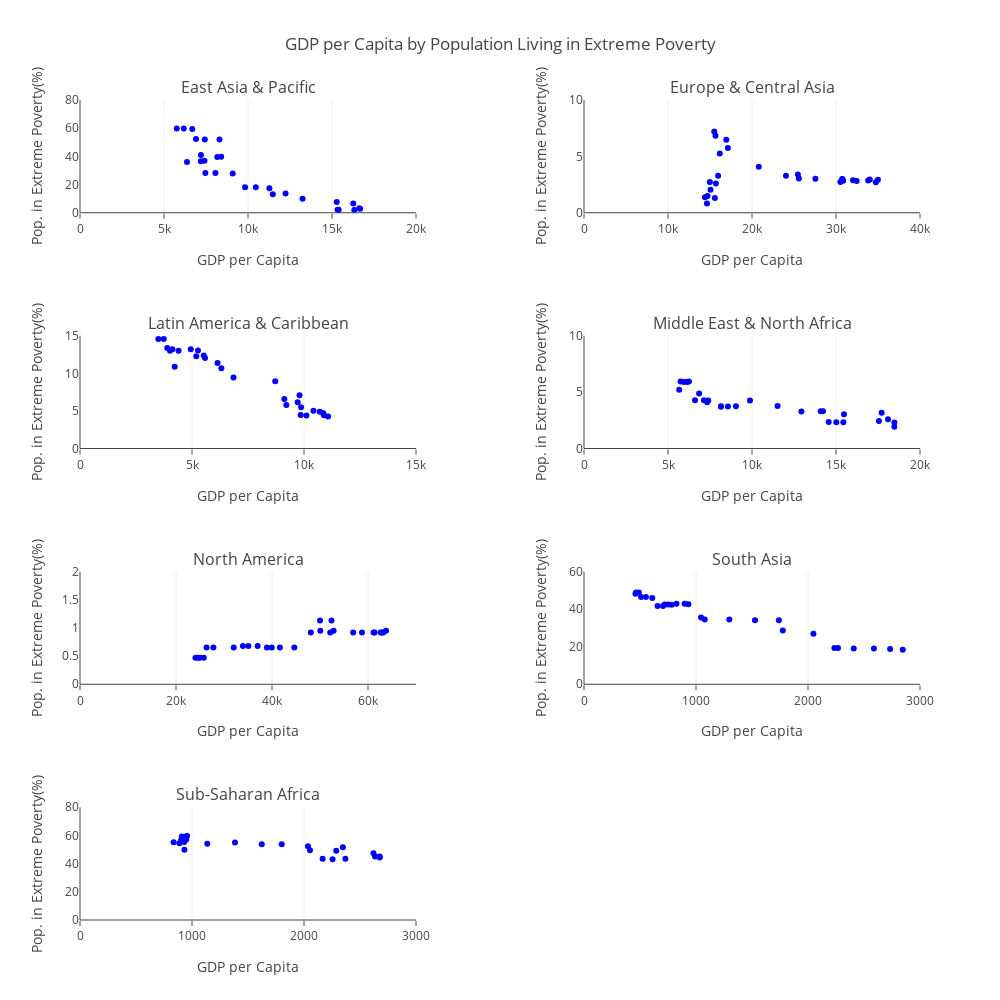

Notebook cell for this chart:
### Code cell
fig = go.Figure()
fig = tools.make_subplots(
        rows=4, 
        cols=2, 
        subplot_titles=[reg for reg in grouped_econ_ext_poverty['Region'].unique()],
        vertical_spacing=0.15,
        horizontal_spacing=0.20)

pop_ext_pov_by_gdp_per_capita = []
for region in grouped_econ_ext_poverty['Region'].unique():
    g_econ_ext_pov_region = grouped_econ_ext_poverty[grouped_econ_ext_poverty['Region'] == region]
    pop_ext_pov_by_gdp_per_capita.append(
        go.Scatter(
            y=g_econ_ext_pov_region['Mean Pop. in Extreme Poverty'], 
            x=g_econ_ext_pov_region['GDP per Capita(US$)'], 
#             name='GDP per Capita(US$)', 
            text=g_econ_ext_pov_region['Text'],
            mode='markers',
            showlegend=False,
            marker=go.scatter.Marker(color='Blue'),
        )
    )

fig['layout'].update(
    go.Layout(
        height=1000,
        width=1000,
        title='GDP per Capita by Population Living in Extreme Poverty',
        xaxis1= go.layout.XAxis(title='GDP per Capita', range=[0, 20000], ticklen=5),
        xaxis2= go.layout.XAxis(title='GDP per Capita', range=[0, 40000], ticklen=5),
        xaxis3= go.layout.XAxis(title='GDP per Capita', range=[0, 15000], ticklen=5),
        xaxis4= go.layout.XAxis(title='GDP per Capita', range=[0, 20000], ticklen=5),
        xaxis5= go.layout.XAxis(title='GDP per Capita', range=[0, 70000], ticklen=5),
        xaxis6= go.layout.XAxis(title='GDP per Capita', range=[0, 3000], ticklen=5),
        xaxis7= go.layout.XAxis(title='GDP per Capita', range=[0, 3000], ticklen=5),
        
        yaxis1= go.layout.YAxis(title='Pop. in Extreme Poverty(%)', range=[0,80], showgrid=False),
        yaxis2= go.layout.YAxis(title='Pop. in Extreme Poverty(%)', range=[0,10], showgrid=False),
        yaxis3= go.layout.YAxis(title='Pop. in Extreme Poverty(%)', range=[0,15], showgrid=False),
        yaxis4= go.layout.YAxis(title='Pop. in Extreme Poverty(%)', range=[0,10], showgrid=False),
        yaxis5= go.layout.YAxis(title='Pop. in Extreme Poverty(%)',  range=[0,2], showgrid=False),
        yaxis6= go.layout.YAxis(title='Pop. in Extreme Poverty(%)', range=[0,60], showgrid=False),
        yaxis7= go.layout.YAxis(title='Pop. in Extreme Poverty(%)', range=[0,80], showgrid=False),
    )
)

for i in range(7):
    col = i%2 + 1
    row = i//2 + 1
        
    fig.append_trace(pop_ext_pov_by_gdp_per_capita[i], row, col)

py(fig, filename='Scatter-Small Multiples GDP per capita and Extreme Poverty Pop. (%)')

### Figure 1 — Plotly figure (JSON) as saved in the notebook; plotly's stock layout.template omitted (floating-point values rounded to 4 significant figures)
{"data": [{"marker": {"color": "Blue"}, "mode": "markers", "showlegend": false, "text": ["GDP: 5759.58 USD<br>Pop. Ext. Poverty: 59.82 %", "GDP: 6176.49 USD<br>Pop. Ext. Poverty: 59.86 %", "GDP: 6683.13 USD<br>Pop. Ext. Poverty: 59.34 %", "GDP: 6903.75 USD<br>Pop. Ext. Poverty: 52.25 %", "GDP: 7429.73 USD<br>Pop. Ext. Poverty: 52.04 %", "GDP: 8302.84 USD<br>Pop. Ext. Poverty: 51.98 %", "GDP: 8404.31 USD<br>Pop. Ext. Poverty: 39.78 %", "GDP: 8168.03 USD<br>Pop. Ext. Poverty: 39.5 %", "GDP: 7196.89 USD<br>Pop. Ext. Poverty: 40.99 %", "GDP: 7409.27 USD<br>Pop. Ext. Poverty: 36.93 %", "GDP: 7191.21 USD<br>Pop. Ext. Poverty: 36.47 %", "GDP: 6366.88 USD<br>Pop. Ext. Poverty: 35.99 %", "GDP: 7461.39 USD<br>Pop. Ext. Poverty: 28.29 %", "GDP: 8061.3 USD<br>Pop. Ext. Poverty: 28.19 %", "GDP: 9089.97 USD<br>Pop. Ext. Poverty: 27.79 %", "GDP: 9826.65 USD<br>Pop. Ext. Poverty: 18.02 %", "GDP: 10463.65 USD<br>Pop. Ext. Poverty: 18.08 %", "GDP: 11273.25 USD<br>Pop. Ext. Poverty: 17.44 %", "GDP: 12235.6 USD<br>Pop. Ext. Poverty: 13.69 %", "GDP: 11476.28 USD<br>Pop. Ext. Poverty: 13.06 %", "GDP: 13248.87 USD<br>Pop. Ext. Poverty: 10.0 %", "GDP: 15280.77 USD<br>Pop. Ext. Poverty: 7.6 %", "GDP: 16265.25 USD<br>Pop. Ext. Poverty: 6.49 %", "GDP: 16618.27 USD<br>Pop. Ext. Poverty: 3.28 %", "GDP: 16675.09 USD<br>Pop. Ext. Poverty: 2.78 %", "GDP: 15329.6 USD<br>Pop. Ext. Poverty: 2.16 %", "GDP: 15397.66 USD<br>Pop. Ext. Poverty: 2.06 %", "GDP: 16328.75 USD<br>Pop. Ext. Poverty: 1.97 %"], "type": "scatter", "uid": "a90eb0af-0e1a-4dcd-8e01-13c028b5a79f", "x": [5760.0, 6176.0, 6683.0, 6904.0, 7430.0, 8303.0, 8404.0, 8168.0, 7197.0, 7409.0, 7191.0, 6367.0, 7461.0, 8061.0, 9090.0, 9827.0, 10460.0, 11270.0, 12240.0, 11480.0, 13250.0, 15280.0, 16270.0, 16620.0, 16680.0, 15330.0, 15400.0, 16330.0], "xaxis": "x", "y": [59.82, 59.86, 59.34, 52.25, 52.04, 51.98, 39.78, 39.5, 40.99, 36.93, 36.47, 35.99, 28.29, 28.19, 27.79, 18.02, 18.08, 17.44, 13.69, 13.06, 10, 7.6, 6.49, 3.28, 2.78, 2.16, 2.06, 1.97], "yaxis": "y"}, {"marker": {"color": "Blue"}, "mode": "markers", "showlegend": false, "text": ["GDP: 14705.76 USD<br>Pop. Ext. Poverty: 1.49 %", "GDP: 14637.02 USD<br>Pop. Ext. Poverty: 0.81 %", "GDP: 15580.44 USD<br>Pop. Ext. Poverty: 1.3 %", "GDP: 14393.48 USD<br>Pop. Ext. Poverty: 1.38 %", "GDP: 15059.69 USD<br>Pop. Ext. Poverty: 2.04 %", "GDP: 15699.49 USD<br>Pop. Ext. Poverty: 2.59 %", "GDP: 15966.68 USD<br>Pop. Ext. Poverty: 3.29 %", "GDP: 14983.16 USD<br>Pop. Ext. Poverty: 2.72 %", "GDP: 16164.53 USD<br>Pop. Ext. Poverty: 5.25 %", "GDP: 16937.35 USD<br>Pop. Ext. Poverty: 6.47 %", "GDP: 15507.99 USD<br>Pop. Ext. Poverty: 7.21 %", "GDP: 15651.25 USD<br>Pop. Ext. Poverty: 6.84 %", "GDP: 17128.3 USD<br>Pop. Ext. Poverty: 5.74 %", "GDP: 20805.43 USD<br>Pop. Ext. Poverty: 4.08 %", "GDP: 24045.12 USD<br>Pop. Ext. Poverty: 3.29 %", "GDP: 25462.98 USD<br>Pop. Ext. Poverty: 3.39 %", "GDP: 27550.42 USD<br>Pop. Ext. Poverty: 3.02 %", "GDP: 32458.44 USD<br>Pop. Ext. Poverty: 2.82 %", "GDP: 34736.73 USD<br>Pop. Ext. Poverty: 2.7 %", "GDP: 30518.99 USD<br>Pop. Ext. Poverty: 2.72 %", "GDP: 30846.88 USD<br>Pop. Ext. Poverty: 2.83 %", "GDP: 33833.97 USD<br>Pop. Ext. Poverty: 2.86 %", "GDP: 32021.69 USD<br>Pop. Ext. Poverty: 2.89 %", "GDP: 34026.57 USD<br>Pop. Ext. Poverty: 2.94 %", "GDP: 34988.76 USD<br>Pop. Ext. Poverty: 2.92 %", "GDP: 30768.52 USD<br>Pop. Ext. Poverty: 2.98 %", "GDP: 30736.76 USD<br>Pop. Ext. Poverty: 3.0 %", "GDP: 25577.76 USD<br>Pop. Ext. Poverty: 3.03 %"], "type": "scatter", "uid": "7e3fb38d-dd4e-4551-a264-c67d13df2b50", "x": [14710.0, 14640.0, 15580.0, 14390.0, 15060.0, 15700.0, 15970.0, 14980.0, 16160.0, 16940.0, 15510.0, 15650.0, 17130.0, 20810.0, 24050.0, 25460.0, 27550.0, 32460.0, 34740.0, 30520.0, 30850.0, 33830.0, 32020.0, 34030.0, 34990.0, 30770.0, 30740.0, 25580.0], "xaxis": "x2", "y": [1.49, 0.81, 1.3, 1.38, 2.04, 2.59, 3.29, 2.72, 5.25, 6.47, 7.21, 6.84, 5.74, 4.08, 3.29, 3.39, 3.02, 2.82, 2.7, 2.72, 2.83, 2.86, 2.89, 2.94, 2.92, 2.98, 3, 3.03], "yaxis": "y2"}, {"marker": {"color": "Blue"}, "mode": "markers", "showlegend": false, "text": ["GDP: 3497.73 USD<br>Pop. Ext. Poverty: 14.56 %", "GDP: 3739.84 USD<br>Pop. Ext. Poverty: 14.56 %", "GDP: 3896.19 USD<br>Pop. Ext. Poverty: 13.38 %", "GDP: 4127.76 USD<br>Pop. Ext. Poverty: 13.22 %", "GDP: 4016.35 USD<br>Pop. Ext. Poverty: 13.01 %", "GDP: 4227.99 USD<br>Pop. Ext. Poverty: 10.89 %", "GDP: 4400.01 USD<br>Pop. Ext. Poverty: 12.99 %", "GDP: 4944.47 USD<br>Pop. Ext. Poverty: 13.2 %", "GDP: 5191.02 USD<br>Pop. Ext. Poverty: 12.26 %", "GDP: 5267.0 USD<br>Pop. Ext. Poverty: 13.04 %", "GDP: 5525.63 USD<br>Pop. Ext. Poverty: 12.38 %", "GDP: 5579.96 USD<br>Pop. Ext. Poverty: 12.03 %", "GDP: 6141.11 USD<br>Pop. Ext. Poverty: 11.37 %", "GDP: 6310.42 USD<br>Pop. Ext. Poverty: 10.69 %", "GDP: 6853.41 USD<br>Pop. Ext. Poverty: 9.43 %", "GDP: 8715.51 USD<br>Pop. Ext. Poverty: 8.96 %", "GDP: 9799.77 USD<br>Pop. Ext. Poverty: 7.07 %", "GDP: 9120.98 USD<br>Pop. Ext. Poverty: 6.59 %", "GDP: 9719.33 USD<br>Pop. Ext. Poverty: 6.16 %", "GDP: 9210.55 USD<br>Pop. Ext. Poverty: 5.8 %", "GDP: 9869.91 USD<br>Pop. Ext. Poverty: 5.49 %", "GDP: 10420.48 USD<br>Pop. Ext. Poverty: 5.02 %", "GDP: 10704.37 USD<br>Pop. Ext. Poverty: 4.88 %", "GDP: 10861.99 USD<br>Pop. Ext. Poverty: 4.68 %", "GDP: 11074.34 USD<br>Pop. Ext. Poverty: 4.25 %", "GDP: 10887.35 USD<br>Pop. Ext. Poverty: 4.42 %", "GDP: 10107.8 USD<br>Pop. Ext. Poverty: 4.39 %", "GDP: 9851.15 USD<br>Pop. Ext. Poverty: 4.45 %"], "type": "scatter", "uid": "f4f0ad83-2624-48e3-b6a6-94a27c62ea01", "x": [3498.0, 3740.0, 3896.0, 4128.0, 4016.0, 4228.0, 4400.0, 4944.0, 5191.0, 5267, 5526.0, 5580.0, 6141.0, 6310.0, 6853.0, 8716.0, 9800.0, 9121.0, 9719.0, 9211.0, 9870.0, 10420.0, 10700.0, 10860.0, 11070.0, 10890.0, 10110.0, 9851.0], "xaxis": "x3", "y": [14.56, 14.56, 13.38, 13.22, 13.01, 10.89, 12.99, 13.2, 12.26, 13.04, 12.38, 12.03, 11.37, 10.69, 9.43, 8.96, 7.07, 6.59, 6.16, 5.8, 5.49, 5.02, 4.88, 4.68, 4.25, 4.42, 4.39, 4.45], "yaxis": "y3"}, {"marker": {"color": "Blue"}, "mode": "markers", "showlegend": false, "text": ["GDP: 6141.28 USD<br>Pop. Ext. Poverty: 5.89 %", "GDP: 5950.17 USD<br>Pop. Ext. Poverty: 5.89 %", "GDP: 6245.16 USD<br>Pop. Ext. Poverty: 5.94 %", "GDP: 5752.2 USD<br>Pop. Ext. Poverty: 5.94 %", "GDP: 5666.45 USD<br>Pop. Ext. Poverty: 5.21 %", "GDP: 6607.53 USD<br>Pop. Ext. Poverty: 4.28 %", "GDP: 7137.95 USD<br>Pop. Ext. Poverty: 4.28 %", "GDP: 7395.96 USD<br>Pop. Ext. Poverty: 4.25 %", "GDP: 6851.93 USD<br>Pop. Ext. Poverty: 4.88 %", "GDP: 7333.61 USD<br>Pop. Ext. Poverty: 4.11 %", "GDP: 8569.13 USD<br>Pop. Ext. Poverty: 3.72 %", "GDP: 8154.55 USD<br>Pop. Ext. Poverty: 3.71 %", "GDP: 8155.84 USD<br>Pop. Ext. Poverty: 3.75 %", "GDP: 9042.56 USD<br>Pop. Ext. Poverty: 3.75 %", "GDP: 9880.43 USD<br>Pop. Ext. Poverty: 4.25 %", "GDP: 11521.16 USD<br>Pop. Ext. Poverty: 3.78 %", "GDP: 12941.75 USD<br>Pop. Ext. Poverty: 3.29 %", "GDP: 14221.95 USD<br>Pop. Ext. Poverty: 3.31 %", "GDP: 17715.52 USD<br>Pop. Ext. Poverty: 3.18 %", "GDP: 14091.26 USD<br>Pop. Ext. Poverty: 3.31 %", "GDP: 15477.9 USD<br>Pop. Ext. Poverty: 3.03 %", "GDP: 17555.35 USD<br>Pop. Ext. Poverty: 2.43 %", "GDP: 18476.0 USD<br>Pop. Ext. Poverty: 2.3 %", "GDP: 18473.1 USD<br>Pop. Ext. Poverty: 1.92 %", "GDP: 18095.0 USD<br>Pop. Ext. Poverty: 2.59 %", "GDP: 15020.16 USD<br>Pop. Ext. Poverty: 2.32 %", "GDP: 14566.07 USD<br>Pop. Ext. Poverty: 2.34 %", "GDP: 15437.45 USD<br>Pop. Ext. Poverty: 2.33 %"], "type": "scatter", "uid": "eebd880e-d1ab-4356-a7df-f847414c612d", "x": [6141.0, 5950.0, 6245.0, 5752.0, 5666.0, 6608.0, 7138.0, 7396.0, 6852.0, 7334.0, 8569.0, 8155.0, 8156.0, 9043.0, 9880.0, 11520.0, 12940.0, 14220.0, 17720.0, 14090.0, 15480.0, 17560.0, 18476, 18470.0, 18095, 15020.0, 14570.0, 15440.0], "xaxis": "x4", "y": [5.89, 5.89, 5.94, 5.94, 5.21, 4.28, 4.28, 4.25, 4.88, 4.11, 3.72, 3.71, 3.75, 3.75, 4.25, 3.78, 3.29, 3.31, 3.18, 3.31, 3.03, 2.43, 2.3, 1.92, 2.59, 2.32, 2.34, 2.33], "yaxis": "y4"}, {"marker": {"color": "Blue"}, "mode": "markers", "showlegend": false, "text": ["GDP: 24055.76 USD<br>Pop. Ext. Poverty: 0.47 %", "GDP: 24590.02 USD<br>Pop. Ext. Poverty: 0.47 %", "GDP: 24977.96 USD<br>Pop. Ext. Poverty: 0.47 %", "GDP: 25794.33 USD<br>Pop. Ext. Poverty: 0.47 %", "GDP: 26370.63 USD<br>Pop. Ext. Poverty: 0.65 %", "GDP: 27783.13 USD<br>Pop. Ext. Poverty: 0.65 %", "GDP: 32026.08 USD<br>Pop. Ext. Poverty: 0.65 %", "GDP: 33940.57 USD<br>Pop. Ext. Poverty: 0.68 %", "GDP: 35069.59 USD<br>Pop. Ext. Poverty: 0.68 %", "GDP: 37011.2 USD<br>Pop. Ext. Poverty: 0.68 %", "GDP: 38952.73 USD<br>Pop. Ext. Poverty: 0.65 %", "GDP: 39949.72 USD<br>Pop. Ext. Poverty: 0.65 %", "GDP: 41638.98 USD<br>Pop. Ext. Poverty: 0.65 %", "GDP: 44653.69 USD<br>Pop. Ext. Poverty: 0.65 %", "GDP: 48087.0 USD<br>Pop. Ext. Poverty: 0.92 %", "GDP: 52126.51 USD<br>Pop. Ext. Poverty: 0.92 %", "GDP: 56912.15 USD<br>Pop. Ext. Poverty: 0.92 %", "GDP: 61151.88 USD<br>Pop. Ext. Poverty: 0.92 %", "GDP: 62867.84 USD<br>Pop. Ext. Poverty: 0.92 %", "GDP: 58746.11 USD<br>Pop. Ext. Poverty: 0.92 %", "GDP: 61373.87 USD<br>Pop. Ext. Poverty: 0.92 %", "GDP: 62646.16 USD<br>Pop. Ext. Poverty: 0.92 %", "GDP: 63186.22 USD<br>Pop. Ext. Poverty: 0.92 %", "GDP: 63757.77 USD<br>Pop. Ext. Poverty: 0.95 %", "GDP: 52833.08 USD<br>Pop. Ext. Poverty: 0.95 %", "GDP: 50065.32 USD<br>Pop. Ext. Poverty: 0.95 %", "GDP: 50005.05 USD<br>Pop. Ext. Poverty: 1.13 %", "GDP: 52399.35 USD<br>Pop. Ext. Poverty: 1.13 %"], "type": "scatter", "uid": "1f77cb93-2962-4640-88e3-3c19398115c0", "x": [24060.0, 24590.0, 24980.0, 25790.0, 26370.0, 27780.0, 32030.0, 33940.0, 35070.0, 37010.0, 38950.0, 39950.0, 41640.0, 44650.0, 48087, 52130.0, 56910.0, 61150.0, 62870.0, 58750.0, 61370.0, 62650.0, 63190.0, 63760.0, 52830.0, 50070.0, 50010.0, 52400.0], "xaxis": "x5", "y": [0.47, 0.47, 0.47, 0.47, 0.65, 0.65, 0.65, 0.68, 0.68, 0.68, 0.65, 0.65, 0.65, 0.65, 0.92, 0.92, 0.92, 0.92, 0.92, 0.92, 0.92, 0.92, 0.92, 0.95, 0.95, 0.95, 1.13, 1.13], "yaxis": "y5"}, {"marker": {"color": "Blue"}, "mode": "markers", "showlegend": false, "text": ["GDP: 459.51 USD<br>Pop. Ext. Poverty: 48.17 %", "GDP: 463.67 USD<br>Pop. Ext. Poverty: 48.8 %", "GDP: 489.66 USD<br>Pop. Ext. Poverty: 48.81 %", "GDP: 510.11 USD<br>Pop. Ext. Poverty: 46.46 %", "GDP: 552.92 USD<br>Pop. Ext. Poverty: 46.47 %", "GDP: 609.58 USD<br>Pop. Ext. Poverty: 45.94 %", "GDP: 656.58 USD<br>Pop. Ext. Poverty: 41.68 %", "GDP: 705.98 USD<br>Pop. Ext. Poverty: 41.67 %", "GDP: 720.69 USD<br>Pop. Ext. Poverty: 42.41 %", "GDP: 751.26 USD<br>Pop. Ext. Poverty: 42.41 %", "GDP: 782.54 USD<br>Pop. Ext. Poverty: 42.32 %", "GDP: 898.19 USD<br>Pop. Ext. Poverty: 42.84 %", "GDP: 825.58 USD<br>Pop. Ext. Poverty: 42.82 %", "GDP: 932.01 USD<br>Pop. Ext. Poverty: 42.54 %", "GDP: 1045.07 USD<br>Pop. Ext. Poverty: 35.52 %", "GDP: 1077.91 USD<br>Pop. Ext. Poverty: 34.48 %", "GDP: 1297.46 USD<br>Pop. Ext. Poverty: 34.41 %", "GDP: 1527.08 USD<br>Pop. Ext. Poverty: 34.06 %", "GDP: 1740.08 USD<br>Pop. Ext. Poverty: 34.05 %", "GDP: 1774.9 USD<br>Pop. Ext. Poverty: 28.57 %", "GDP: 2048.68 USD<br>Pop. Ext. Poverty: 26.93 %", "GDP: 2235.35 USD<br>Pop. Ext. Poverty: 19.27 %", "GDP: 2267.57 USD<br>Pop. Ext. Poverty: 19.26 %", "GDP: 2408.22 USD<br>Pop. Ext. Poverty: 19.05 %", "GDP: 2588.48 USD<br>Pop. Ext. Poverty: 19.04 %", "GDP: 2733.15 USD<br>Pop. Ext. Poverty: 18.78 %", "GDP: 2846.27 USD<br>Pop. Ext. Poverty: 18.3 %", "GDP: 3099.73 USD<br>Pop. Ext. Poverty: 18.29 %"], "type": "scatter", "uid": "60c2e9cf-3654-491c-a1f7-62c292a6deaf", "x": [459.5, 463.7, 489.7, 510.1, 552.9, 609.6, 656.6, 706.0, 720.7, 751.3, 782.5, 898.2, 825.6, 932.0, 1045.0, 1078.0, 1297.0, 1527.0, 1740.0, 1775.0, 2049.0, 2235.0, 2268.0, 2408.0, 2588.0, 2733.0, 2846.0, 3100.0], "xaxis": "x6", "y": [48.17, 48.8, 48.81, 46.46, 46.47, 45.94, 41.68, 41.67, 42.41, 42.41, 42.32, 42.84, 42.82, 42.54, 35.52, 34.48, 34.41, 34.06, 34.05, 28.57, 26.93, 19.27, 19.26, 19.05, 19.04, 18.78, 18.3, 18.29], "yaxis": "y6"}, {"marker": {"color": "Blue"}, "mode": "markers", "showlegend": false, "text": ["GDP: 932.46 USD<br>Pop. Ext. Poverty: 49.93 %", "GDP: 930.59 USD<br>Pop. Ext. Poverty: 55.26 %", "GDP: 932.29 USD<br>Pop. Ext. Poverty: 57.15 %", "GDP: 887.19 USD<br>Pop. Ext. Poverty: 54.5 %", "GDP: 835.92 USD<br>Pop. Ext. Poverty: 55.12 %", "GDP: 924.59 USD<br>Pop. Ext. Poverty: 57.13 %", "GDP: 950.39 USD<br>Pop. Ext. Poverty: 59.5 %", "GDP: 955.65 USD<br>Pop. Ext. Poverty: 59.53 %", "GDP: 909.39 USD<br>Pop. Ext. Poverty: 59.27 %", "GDP: 924.78 USD<br>Pop. Ext. Poverty: 58.15 %", "GDP: 931.2 USD<br>Pop. Ext. Poverty: 58.28 %", "GDP: 903.87 USD<br>Pop. Ext. Poverty: 57.0 %", "GDP: 948.45 USD<br>Pop. Ext. Poverty: 57.17 %", "GDP: 1136.6 USD<br>Pop. Ext. Poverty: 54.14 %", "GDP: 1383.75 USD<br>Pop. Ext. Poverty: 54.93 %", "GDP: 1622.54 USD<br>Pop. Ext. Poverty: 53.83 %", "GDP: 1801.36 USD<br>Pop. Ext. Poverty: 53.68 %", "GDP: 2035.34 USD<br>Pop. Ext. Poverty: 52.39 %", "GDP: 2347.26 USD<br>Pop. Ext. Poverty: 51.57 %", "GDP: 2053.61 USD<br>Pop. Ext. Poverty: 49.44 %", "GDP: 2288.09 USD<br>Pop. Ext. Poverty: 49.21 %", "GDP: 2620.4 USD<br>Pop. Ext. Poverty: 47.38 %", "GDP: 2634.6 USD<br>Pop. Ext. Poverty: 45.08 %", "GDP: 2675.3 USD<br>Pop. Ext. Poverty: 44.99 %", "GDP: 2676.46 USD<br>Pop. Ext. Poverty: 44.37 %", "GDP: 2254.98 USD<br>Pop. Ext. Poverty: 43.19 %", "GDP: 2166.22 USD<br>Pop. Ext. Poverty: 43.48 %", "GDP: 2369.39 USD<br>Pop. Ext. Poverty: 43.52 %"], "type": "scatter", "uid": "9e55e3fd-cbe7-4bb8-8b75-fbc1ae0a077e", "x": [932.5, 930.6, 932.3, 887.2, 835.9, 924.6, 950.4, 955.6, 909.4, 924.8, 931.2, 903.9, 948.5, 1137.0, 1384.0, 1623.0, 1801.0, 2035.0, 2347.0, 2054.0, 2288.0, 2620.0, 2635.0, 2675.0, 2676.0, 2255.0, 2166.0, 2369.0], "xaxis": "x7", "y": [49.93, 55.26, 57.15, 54.5, 55.12, 57.13, 59.5, 59.53, 59.27, 58.15, 58.28, 57, 57.17, 54.14, 54.93, 53.83, 53.68, 52.39, 51.57, 49.44, 49.21, 47.38, 45.08, 44.99, 44.37, 43.19, 43.48, 43.52], "yaxis": "y7"}], "layout": {"annotations": [{"font": {"size": 16}, "showarrow": false, "text": "East Asia & Pacific", "x": 0.2, "xanchor": "center", "xref": "paper", "y": 1, "yanchor": "bottom", "yref": "paper"}, {"font": {"size": 16}, "showarrow": false, "text": "Europe & Central Asia", "x": 0.8, "xanchor": "center", "xref": "paper", "y": 1, "yanchor": "bottom", "yref": "paper"}, {"font": {"size": 16}, "showarrow": false, "text": "Latin America & Caribbean", "x": 0.2, "xanchor": "center", "xref": "paper", "y": 0.7125, "yanchor": "bottom", "yref": "paper"}, {"font": {"size": 16}, "showarrow": false, "text": "Middle East & North Africa", "x": 0.8, "xanchor": "center", "xref": "paper", "y": 0.7125, "yanchor": "bottom", "yref": "paper"}, {"font": {"size": 16}, "showarrow": false, "text": "North America", "x": 0.2, "xanchor": "center", "xref": "paper", "y": 0.425, "yanchor": "bottom", "yref": "paper"}, {"font": {"size": 16}, "showarrow": false, "text": "South Asia", "x": 0.8, "xanchor": "center", "xref": "paper", "y": 0.425, "yanchor": "bottom", "yref": "paper"}, {"font": {"size": 16}, "showarrow": false, "text": "Sub-Saharan Africa", "x": 0.2, "xanchor": "center", "xref": "paper", "y": 0.1375, "yanchor": "bottom", "yref": "paper"}], "height": 1000, "title": {"text": "GDP per Capita by Population Living in Extreme Poverty"}, "width": 1000, "xaxis": {"anchor": "y", "domain": [0, 0.4], "range": [0, 20000], "ticklen": 5, "title": {"text": "GDP per Capita"}}, "xaxis2": {"anchor": "y2", "domain": [0.6, 1], "range": [0, 40000], "ticklen": 5, "title": {"text": "GDP per Capita"}}, "xaxis3": {"anchor": "y3", "domain": [0, 0.4], "range": [0, 15000], "ticklen": 5, "title": {"text": "GDP per Capita"}}, "xaxis4": {"anchor": "y4", "domain": [0.6, 1], "range": [0, 20000], "ticklen": 5, "title": {"text": "GDP per Capita"}}, "xaxis5": {"anchor": "y5", "domain": [0, 0.4], "range": [0, 70000], "ticklen": 5, "title": {"text": "GDP per Capita"}}, "xaxis6": {"anchor": "y6", "domain": [0.6, 1], "range": [0, 3000], "ticklen": 5, "title": {"text": "GDP per Capita"}}, "xaxis7": {"anchor": "y7", "domain": [0, 0.4], "range": [0, 3000], "ticklen": 5, "title": {"text": "GDP per Capita"}}, "xaxis8": {"anchor": "y8", "domain": [0.6, 1]}, "yaxis": {"anchor": "x", "domain": [0.8625, 1], "range": [0, 80], "showgrid": false, "title": {"text": "Pop. in Extreme Poverty(%)"}}, "yaxis2": {"anchor": "x2", "domain": [0.8625, 1], "range": [0, 10], "showgrid": false, "title": {"text": "Pop. in Extreme Poverty(%)"}}, "yaxis3": {"anchor": "x3", "domain": [0.575, 0.7125], "range": [0, 15], "showgrid": false, "title": {"text": "Pop. in Extreme Poverty(%)"}}, "yaxis4": {"anchor": "x4", "domain": [0.575, 0.7125], "range": [0, 10], "showgrid": false, "title": {"text": "Pop. in Extreme Poverty(%)"}}, "yaxis5": {"anchor": "x5", "domain": [0.2875, 0.425], "range": [0, 2], "showgrid": false, "title": {"text": "Pop. in Extreme Poverty(%)"}}, "yaxis6": {"anchor": "x6", "domain": [0.2875, 0.425], "range": [0, 60], "showgrid": false, "title": {"text": "Pop. in Extreme Poverty(%)"}}, "yaxis7": {"anchor": "x7", "domain": [0, 0.1375], "range": [0, 80], "showgrid": false, "title": {"text": "Pop. in Extreme Poverty(%)"}}, "yaxis8": {"anchor": "x8", "domain": [0, 0.1375]}}}
